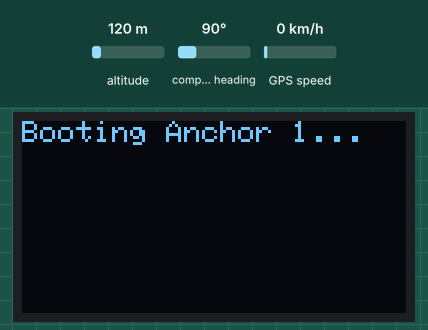
This sketch was run on a simulated ESP32-S3. On the bench: 128×64 one-colour display. Inputs (shaded band) come from the test bench; at power-on: altitude 120 m, compass heading 90°, GPS speed 0 km/h. The GPS gets a fix after 3 s at 37.7749, -122.4194 with 8 satellites; the modem accepts every AT command (registered, SIM ready, sends succeed) and sends nothing else; what the sketch prints to the serial monitor is not drawn.

Above: at 0.1 s.
At 7.1 s:
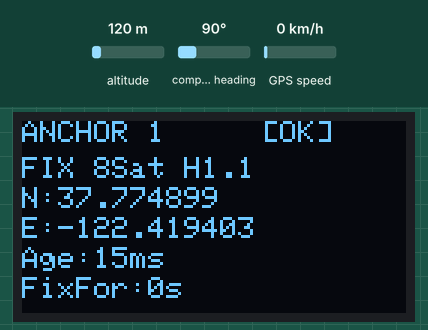
At 14.2 s:
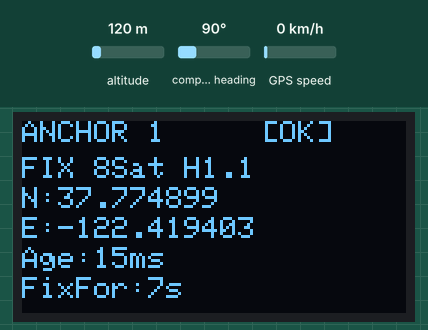
At 22.2 s:
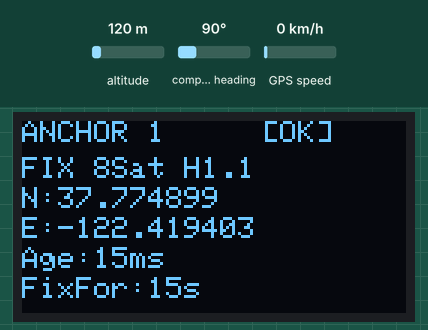
At 30.2 s:
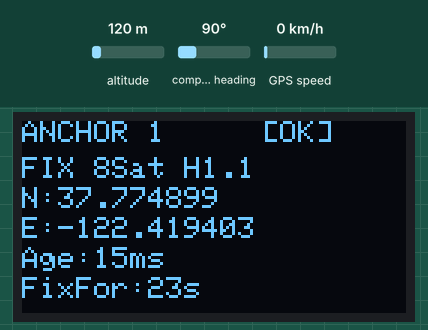
At 38.2 s:
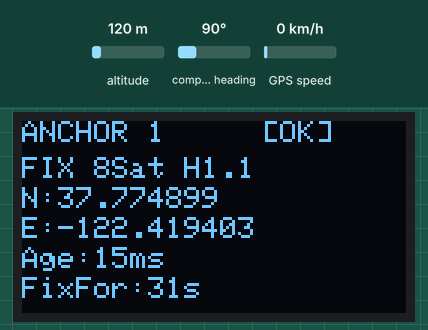

Measured:
- what the display in image 1 shows lasts 1.0 s, from 7.1 s to 8.1 s

The sketch:

anchor2_1.0.ino
```cpp
/********************************************************************
  ANCHOR v2.1.0 - GPS Enabled & ESP-NOW Broadcasting

  หน้าที่:
  1. ทำหน้าที่เป็น UWB Anchor (TX-Only) เหมือนเดิม
  2. อ่านค่าพิกัดจากโมดูล GPS (GT-U7)
  3. ส่งค่าพิกัด (Lat/Lon) และ ID ของตัวเองผ่าน ESP-NOW (Broadcast)
     เพื่อให้ Tag นำไปคำนวณตำแหน่งจริงบนโลก

  Hardware:
  - ESP32-S3 + MaUWB (DW3000)
  - OLED (I2C)
  - GPS GT-U7 (UART1)

  ผู้พัฒนา: สำหรับโครงการเรือไร้คนขับ
  วันที่: 2026-01-12
********************************************************************/

#include <Arduino.h>
#include <Wire.h>
#include <Adafruit_GFX.h>
#include <Adafruit_SSD1306.h>
#include <HardwareSerial.h>
#include <TinyGPS++.h>
#include <WiFi.h>
#include <esp_now.h>

// ==================== การตั้งค่าผู้ใช้ (User Config) ====================
// *** เลือก ID สำหรับ Anchor แต่ละตัว (1, 2, หรือ 3) ***
#define ANCHOR__ID   1        // <--- เปลี่ยนเป็น 1, 2, หรือ 3 ตามตัวเครื่อง

// ==================== Pin Definitions ====================
// OLED
#define I2C_SDA     39
#define I2C_SCL     38

// UWB (UART2)
#define UWB_RXD2    18  // ต่อกับ TX ของโมดูล UWB
#define UWB_TXD2    17  // ต่อกับ RX ของโมดูล UWB
#define UWB_RST     16

// GPS (UART1) - ใหม่
#define GPS_RX_PIN  4   // ต่อกับ TX ของ GT-U7
#define GPS_TX_PIN  5   // ต่อกับ RX ของ GT-U7

// ==================== Global Objects ====================
Adafruit_SSD1306 display(128, 64, &Wire, -1);
HardwareSerial SERIAL_AT(2);      // UWB
HardwareSerial GPS_Serial(1);     // GPS
TinyGPSPlus gps;

// ==================== เพิ่มตัวแปร Global (ใส่หลัง TinyGPSPlus gps;) ====================
unsigned long gps_fix_time = 0;        // เวลาที่ได้ Fix ครั้งแรก (millis)
bool gps_ever_fixed = false;           // เคยได้ Fix หรือยัง
uint32_t gps_data_age_ms = 0;          // อายุของข้อมูล GPS (ms)

// โครงสร้างข้อมูลที่จะส่งผ่าน ESP-NOW
typedef struct struct_message {
  int id;           // Anchor ID (1, 2, 3)
  float lat;        // Latitude
  float lng;        // Longitude
  bool valid;       // GPS Fix status
} struct_message;

struct_message myData;
esp_now_peer_info_t peerInfo;

// Broadcast Address (ส่งหาทุกคน)
uint8_t broadcastAddress[] = {0xFF, 0xFF, 0xFF, 0xFF, 0xFF, 0xFF};

// ตัวแปรจับเวลา
unsigned long lastSendTime = 0;
const int sendInterval = 1000; // ส่งข้อมูลทุก 1 วินาที

// ==================== Helper: UWB AT Command ====================
String sendAT(const String &cmd, uint32_t timeout_ms = 800, bool echo = false) {
  String resp;
  if (echo) Serial.println(cmd);
  SERIAL_AT.println(cmd);
  uint32_t t0 = millis();
  while (millis() - t0 < timeout_ms) {
    while (SERIAL_AT.available()) {
      resp += (char)SERIAL_AT.read();
    }
  }
  return resp;
}

// ==================== Helper: ESP-NOW Callback ====================
void OnDataSent(const uint8_t *mac_addr, esp_now_send_status_t status) {
  // ไม่ต้องทำอะไรมาก แค่ debug
  // Serial.print("\r\nLast Packet Send Status:\t");
  // Serial.println(status == ESP_NOW_SEND_SUCCESS ? "Delivery Success" : "Delivery Fail");
}

// ==================== Setup ====================
void setup() {
  // 1. Init Serial & Pins
  Serial.begin(115200);
  pinMode(UWB_RST, OUTPUT);
  digitalWrite(UWB_RST, HIGH);

  // 2. Init OLED
  Wire.begin(I2C_SDA, I2C_SCL);
  if (!display.begin(SSD1306_SWITCHCAPVCC, 0x3C)) {
    Serial.println(F("SSD1306 allocation failed"));
    for(;;);
  }
  display.clearDisplay();
  display.setTextColor(WHITE);
  display.setTextSize(1);
  display.setCursor(0,0);
  display.println("Booting Anchor " + String(ANCHOR__ID) + "...");
  display.display();

  // 3. Init GPS Serial
  GPS_Serial.begin(9600, SERIAL_8N1, GPS_RX_PIN, GPS_TX_PIN);
  Serial.println(F("GPS Serial Started"));

  // 4. Init UWB (เหมือน v2.0.0)
  SERIAL_AT.begin(115200, SERIAL_8N1, UWB_RXD2, UWB_TXD2);
  Serial.println(F("Configuring UWB..."));
  sendAT("AT+RESTORE", 2000);
  char cfg[40];
  // Anchor ID logic: (USER_ID - 1) -> 0, 1, 2
  sprintf(cfg, "AT+SETCFG=%d,1,1,1", ANCHOR__ID - 1);
  sendAT(cfg, 1000);
  sendAT("AT+SETCAP=4,10,1", 1000);
  sendAT("AT+SETRPT=0", 500); // TX-Only ไม่ต้องรายงานระยะกลับมาที่ ESP
  sendAT("AT+SAVE", 500);
  sendAT("AT+RESTART", 2000);

  // 5. Init ESP-NOW
  WiFi.mode(WIFI_STA);
  if (esp_now_init() != ESP_OK) {
    Serial.println("Error initializing ESP-NOW");
    return;
  }
  esp_now_register_send_cb(OnDataSent);

  // Register Peer (Broadcast)
  memcpy(peerInfo.peer_addr, broadcastAddress, 6);
  peerInfo.channel = 0;
  peerInfo.encrypt = false;
  if (esp_now_add_peer(&peerInfo) != ESP_OK){
    Serial.println("Failed to add peer");
    return;
  }

  Serial.println("Anchor v2.1.0 Ready!");
}

// ==================== Loop (แทนที่ทั้งหมด) ====================
void loop() {
  // 1. อ่านข้อมูลจาก GPS ตลอดเวลา
  while (GPS_Serial.available() > 0) {
    gps.encode(GPS_Serial.read());
  }

  // 2. ตรวจสอบอายุข้อมูล GPS (ถ้าเงียบนานเกิน 2 วินาที = GPS หลุด)
  if (gps.location.isValid()) {
    gps_data_age_ms = gps.location.age(); // TinyGPS++ มี .age() บอกอายุข้อมูล
  } else {
    gps_data_age_ms = 9999; // ค่า Error สูงถ้าไม่มีข้อมูล
  }

  // 3. ส่งข้อมูลและอัปเดตจอทุกๆ 1 วินาที
  if (millis() - lastSendTime > sendInterval) {
    lastSendTime = millis();

    // เตรียมข้อมูลส่ง ESP-NOW
    myData.id = ANCHOR__ID;

    if (gps.location.isValid()) {
      myData.lat = gps.location.lat();
      myData.lng = gps.location.lng();
      myData.valid = true;

      // บันทึกเวลาที่ได้ Fix ครั้งแรก
      if (!gps_ever_fixed) {
        gps_fix_time = millis();
        gps_ever_fixed = true;
      }
    } else {
      myData.lat = 0.0;
      myData.lng = 0.0;
      myData.valid = false;
    }

    // ส่งข้อมูลผ่าน ESP-NOW
    esp_err_t result = esp_now_send(broadcastAddress, (uint8_t *) &myData, sizeof(myData));

    // ==================== อัปเดตหน้าจอ OLED (ปรับปรุงใหม่) ====================
    display.clearDisplay();

    // บรรทัดที่ 1 (y=0): Header + ESP-NOW Status
    display.setTextSize(1);
    display.setCursor(0, 0);
    display.print("ANCHOR ");
    display.print(ANCHOR__ID);
    display.setCursor(80, 0);
    display.print(result == ESP_OK ? "[OK]" : "[ERR]");

    // บรรทัดที่ 2 (y=12): สถานะ GPS หลัก
    display.setCursor(0, 12);
    if (myData.valid) {
      // แสดง FIX พร้อมจำนวนดาวเทียม + HDOP
      uint32_t sats = gps.satellites.value();
      uint32_t hdop_val = gps.hdop.value(); // HDOP * 100 (เช่น 150 = 1.50)

      display.printf("FIX %uSat H%.1f", sats, hdop_val / 100.0);

      // บรรทัดที่ 3-4 (y=22, 32): พิกัด (ย่อให้สั้น)
      display.setCursor(0, 22);
      display.printf("N:%.6f", myData.lat);  // 13 ตัว
      display.setCursor(0, 32);
      display.printf("E:%.6f", myData.lng);  // 13-14 ตัว

      // บรรทัดที่ 5 (y=42): อายุข้อมูล GPS + เวลาที่ได้ Fix
      display.setCursor(0, 42);
      display.printf("Age:%lums", gps_data_age_ms);

      // บรรทัดที่ 6 (y=52): เวลาตั้งแต่ได้ Fix (วินาที)
      display.setCursor(0, 52);
      uint32_t fix_duration_sec = (millis() - gps_fix_time) / 1000;
      display.printf("FixFor:%lus", fix_duration_sec);

    } else {
      // กรณียังไม่ได้ Fix
      uint32_t sats_visible = gps.satellites.value();

      display.print("SEARCHING...");

      display.setCursor(0, 22);
      if (sats_visible > 0) {
        display.printf("Tracking:%u Sats", sats_visible);
      } else {
        display.print("No Satellites");
      }

      display.setCursor(0, 32);
      display.print("Check Sky View!");

      display.setCursor(0, 42);
      // แสดง Uptime (เวลาตั้งแต่ Boot)
      uint32_t uptime_sec = millis() / 1000;
      display.printf("Boot:%lus", uptime_sec);

      display.setCursor(0, 52);
      if (gps_ever_fixed) {
        display.print("Lost Fix!");
      } else {
        display.print("Wait 1st Fix...");
      }
    }

    display.display();

    // ==================== Debug Serial ====================
    if (myData.valid) {
      Serial.printf("[A%d] FIX | Lat:%.6f Lng:%.6f | Sats:%u HDOP:%.1f Age:%lums\n",
                    myData.id, myData.lat, myData.lng,
                    gps.satellites.value(), gps.hdop.value() / 100.0, gps_data_age_ms);
    } else {
      Serial.printf("[A%d] SEARCH | Visible:%u Sats | Uptime:%lus\n",
                    myData.id, gps.satellites.value(), millis() / 1000);
    }
  }
}
```
